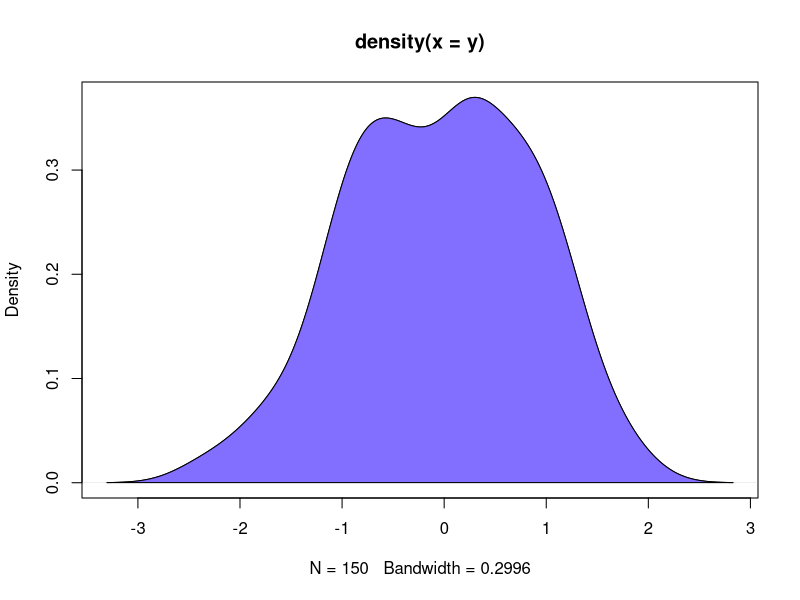
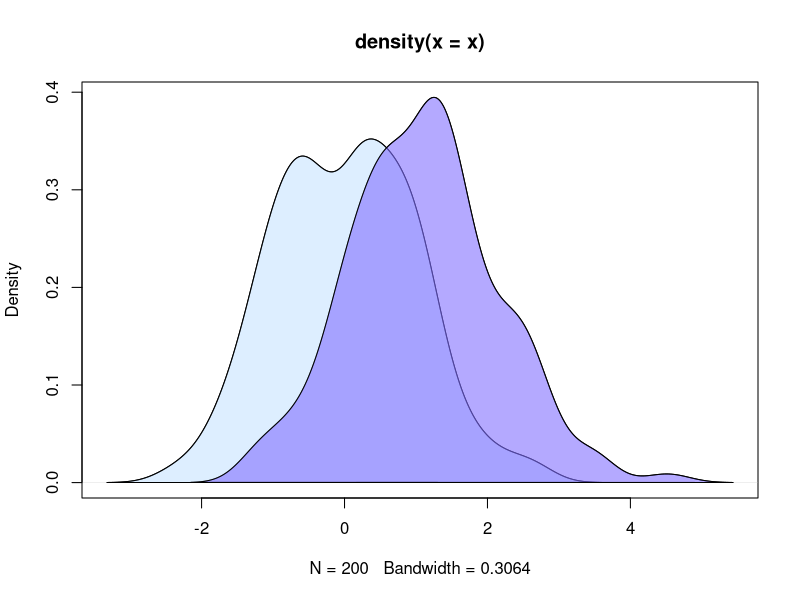
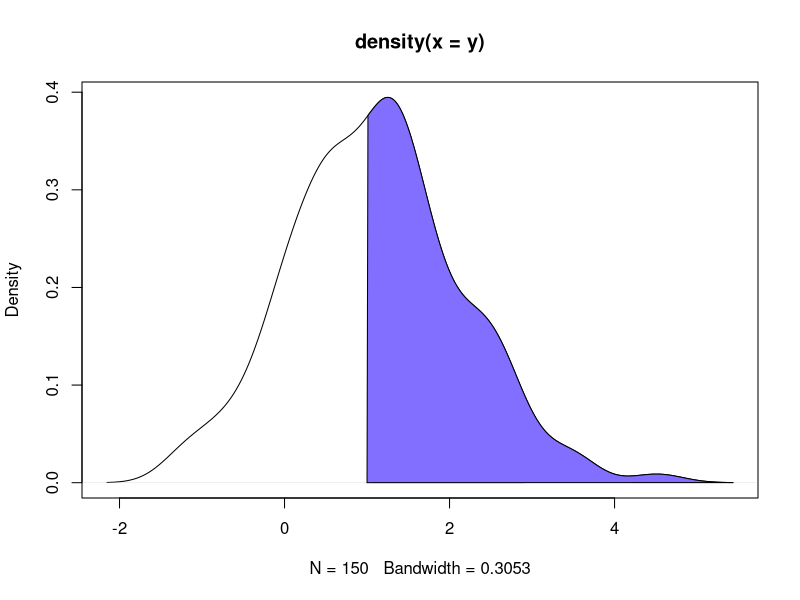
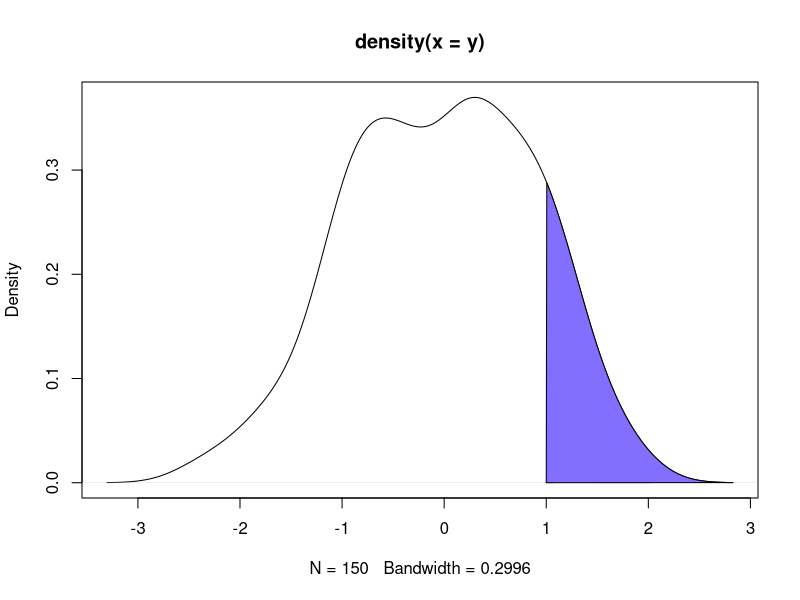
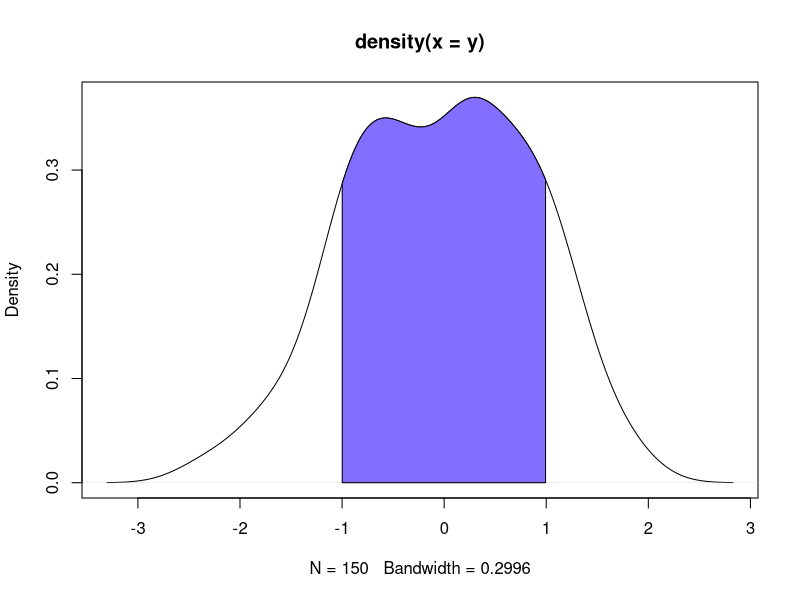

Reproduce these figures in R, in order.
set.seed(3)
y <- rnorm(150)

den <- density(y)

# Plot
plot(den)

# Fill area
polygon(den, col = "slateblue1")

# Fill density area with transparency
set.seed(3)
x <- rnorm(200)
y <- rnorm(150, mean = 1)

# Density estimations
denx <- density(x)
deny <- density(y)

# Plot
plot(denx,
     ylim = c(0, max(c(denx$y, deny$y))),
     xlim = c(min(c(denx$x, deny$x)),
              max(c(denx$x, deny$x))))
lines(deny)

# Fill the areas
polygon(denx, col = rgb(0.78, 0.89, 1, alpha = 0.6))
polygon(deny, col = rgb(0.51, 0.44, 1, alpha = 0.6))


# Fill specific area under the density curve

# Fill area for values greater than 1
den <- density(y)
plot(den)

value <- 1  # Fill area for values greater or equal to 1

polygon(c(den$x[den$x >= value ], value),
        c(den$y[den$x >= value ], 0),
        col = "slateblue1",
        border = 1)


# Fill area for values lower than 1
set.seed(3)
y <- rnorm(150)

# Density estimation
den <- density(y)
plot(den)

value <- 1  # Fill area for values lower or equal to 1
polygon(c(den$x[den$x >= value ], value),
        c(den$y[den$x >= value ], 0),
        col = "slateblue1",
        border = 1)


# Fill area for values between -1 and 1
set.seed(3)
y <- rnorm(150)

# Density estimation
den <- density(y)

# Plot
plot(den)

# Area between -1 and 1
value1 <- -1
value2 <- 1

# Lower and higher indices on the X-axis
l <- min(which(den$x >= value1))
h <- max(which(den$x < value2))

polygon(c(den$x[c(l, l:h, h)]),
        c(0, den$y[l:h], 0),
        col = "slateblue1")

